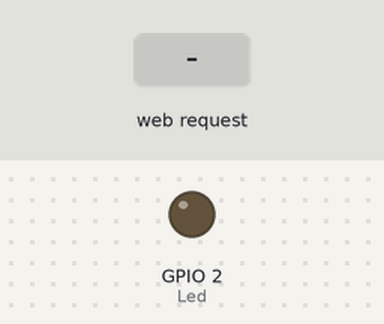
A sketch run on a simulated ESP8266 (NodeMCU). On the bench: output pins drawn as LEDs (lit = HIGH). Inputs (shaded band) come from the test bench. What the sketch prints to the serial monitor is not drawn.

Above: at 1.4 s.
1.5 s: HTTP request GET /data/ received
At 2.8 s:
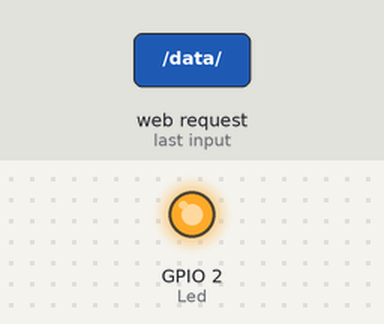
Timing chart, 0 to 4.5 s (numbered marks = the images above; inputs shaded):
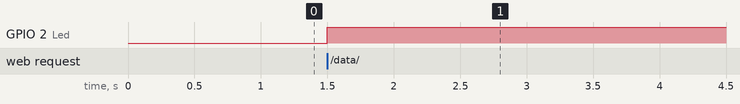

The sketch:

server.ino
```cpp
#include <ESP8266WiFi.h>
#include <WiFiClient.h>
#include <ESP8266WebServer.h>

const char* ssid = "ESP_Server";  // SSID of esp8266
//const char* password = "12345678";   //
bool toggle=0;                  //Variable to switch on and off the solenoid
int serverCount =  4;
String str;
ESP8266WebServer server(80);    //Specify port for TCP connection

void handleRoot() {
  toggle=!toggle;               //Toggling Led Variable
    digitalWrite(2,toggle);     //Toggle Led
    if (server.hasArg("sensor_reading")){
      Serial.println(server.arg("sensor_reading"));}
    str = String(serverCount);
        String s = "\r\n\r\n<!DOCTYPE HTML><head>\r\n<html><h1>Esp8266 Communication</h1> ";
        s += "<p>Success!!!"+str+"</html>\r\n\r\n";
        server.send(200,"text/html",s);      //Reply to the client
}


void setup() {
  delay(200);                           //Stable Wifi
  Serial.begin(115200);                 //Set Baud Rate
  pinMode(2, OUTPUT);                   //Led/Solenoid at pin 2
  WiFi.softAP(ssid);//, password);      //In Access Point Mode

  IPAddress myIP = WiFi.softAPIP();     //Check the IP assigned. Put this Ip in the client host.
  Serial.print("AP IP address: ");
  Serial.println(myIP);                 //Print the esp8266-01 IP(Client must also be on the save IP series)
//  server.on("/Led", handleRoot);           //Checking client connection
  server.on("/data/", HTTP_GET, handleRoot); // when the server receives a request with /data/ in the string then run the handleSentVar function
  server.begin();                       // Start the server
  Serial.println("Server started");
}

void loop() {
  // Check if a client has connected. On first connection switch on the Solenoid on next switch off.
  server.handleClient();
  serverCount++;
}
```

Measured:
- after the input at 1.5 s, GPIO 2 (Led): LOW → HIGH at once
